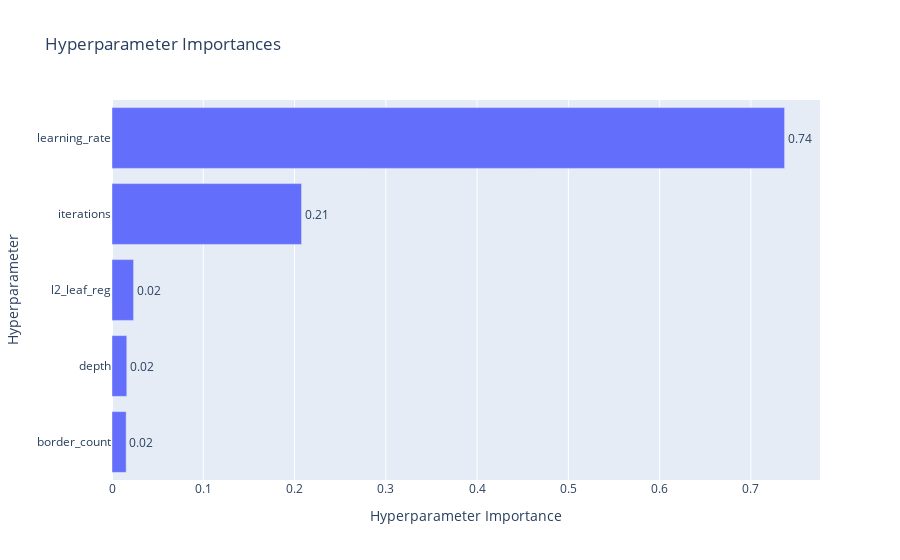

Here is the notebook cell this chart was saved with:
### Code cell
cat_study = optuna.create_study(direction = 'maximize')
cat_study.optimize(cat_objective,n_trials=TRIALS, n_jobs=-1, show_progress_bar=True)
print("")
print(f'scores : {cat_study.best_value}, params : {cat_study.best_params}')
with open('cat.json', 'w') as json_file:
    json.dump(cat_study.best_params, json_file, indent=4)
optuna.visualization.plot_param_importances(cat_study)

### Figure 1 — Plotly figure (JSON) as saved in the notebook; plotly's stock layout.template omitted (floating-point values rounded to 4 significant figures)
{"data": [{"cliponaxis": false, "hovertemplate": ["border_count (IntDistribution): 0.015537694208417219<extra></extra>", "depth (IntDistribution): 0.016199407655563394<extra></extra>", "l2_leaf_reg (FloatDistribution): 0.02364698044632096<extra></extra>", "iterations (IntDistribution): 0.20769136213162104<extra></extra>", "learning_rate (FloatDistribution): 0.7369245555580773<extra></extra>"], "name": "Objective Value", "orientation": "h", "text": ["0.02", "0.02", "0.02", "0.21", "0.74"], "textposition": "outside", "type": "bar", "x": [0.01554, 0.0162, 0.02365, 0.2077, 0.7369], "y": ["border_count", "depth", "l2_leaf_reg", "iterations", "learning_rate"]}], "layout": {"title": {"text": "Hyperparameter Importances"}, "xaxis": {"title": {"text": "Hyperparameter Importance"}}, "yaxis": {"title": {"text": "Hyperparameter"}}}}
